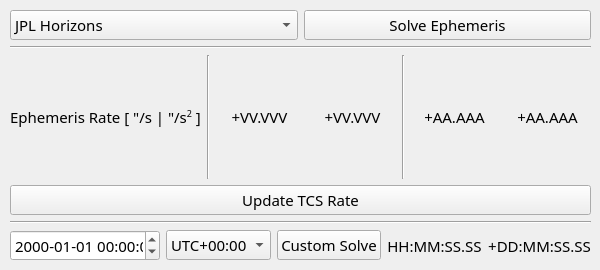
         <widget class="QWidget" name="tab_ephemeris">
          <attribute name="title">
           <string>Ephemeris</string>
          </attribute>
          <widget class="QWidget" name="verticalLayoutWidget_6">
           <property name="geometry">
            <rect>
             <x>10</x>
             <y>10</y>
             <width>581</width>
             <height>251</height>
            </rect>
           </property>
           <property name="font">
            <font>
             <family>Sylfaen</family>
             <pointsize>11</pointsize>
            </font>
           </property>
           <layout class="QVBoxLayout" name="vertical_layout_ephemeris">
            <item>
             <layout class="QHBoxLayout" name="horizontal_layout_solve_ephemeris">
              <item>
               <widget class="QComboBox" name="combo_box_ephemeris_solve_engine">
                <item>
                 <property name="text">
                  <string>JPL Horizons</string>
                 </property>
                </item>
               </widget>
              </item>
              <item>
               <widget class="QPushButton" name="push_button_ephemeris_solve_ephemeris">
                <property name="font">
                 <font>
                  <family>Sylfaen</family>
                  <pointsize>11</pointsize>
                 </font>
                </property>
                <property name="text">
                 <string>Solve Ephemeris</string>
                </property>
               </widget>
              </item>
             </layout>
            </item>
            <item>
             <widget class="Line" name="line_19">
              <property name="orientation">
               <enum>Qt::Horizontal</enum>
              </property>
             </widget>
            </item>
            <item>
             <layout class="QGridLayout" name="grid_layout_ephemeris_rate_results">
              <item row="0" column="5">
               <widget class="Line" name="line_17">
                <property name="orientation">
                 <enum>Qt::Vertical</enum>
                </property>
               </widget>
              </item>
              <item row="0" column="6">
               <widget class="QLabel" name="label_dynamic_ephemeris_ra_acceleration">
                <property name="text">
                 <string>+AA.AAA</string>
                </property>
                <property name="alignment">
                 <set>Qt::AlignCenter</set>
                </property>
               </widget>
              </item>
              <item row="0" column="7">
               <widget class="QLabel" name="label_dynamic_ephemeris_dec_acceleration">
                <property name="text">
                 <string>+AA.AAA</string>
                </property>
                <property name="alignment">
                 <set>Qt::AlignCenter</set>
                </property>
               </widget>
              </item>
              <item row="0" column="4">
               <widget class="QLabel" name="label_dynamic_ephemeris_dec_velocity">
                <property name="text">
                 <string>+VV.VVV</string>
                </property>
                <property name="alignment">
                 <set>Qt::AlignCenter</set>
                </property>
               </widget>
              </item>
              <item row="0" column="2">
               <widget class="Line" name="line_18">
                <property name="orientation">
                 <enum>Qt::Vertical</enum>
                </property>
               </widget>
              </item>
              <item row="0" column="3">
               <widget class="QLabel" name="label_dynamic_ephemeris_ra_velocity">
                <property name="text">
                 <string>+VV.VVV</string>
                </property>
                <property name="alignment">
                 <set>Qt::AlignCenter</set>
                </property>
               </widget>
              </item>
              <item row="0" column="0">
               <widget class="QLabel" name="label_static_ephemeris_rate">
                <property name="text">
                 <string>&lt;html&gt;&lt;head/&gt;&lt;body&gt;&lt;p&gt;Ephemeris Rate [ &amp;quot;/s | &amp;quot;/s&lt;span style=&quot; vertical-align:super;&quot;&gt;2&lt;/span&gt; ]&lt;/p&gt;&lt;/body&gt;&lt;/html&gt;</string>
                </property>
               </widget>
              </item>
             </layout>
            </item>
            <item>
             <widget class="QPushButton" name="push_button_ephemeris_update_tcs_rate">
              <property name="text">
               <string>Update TCS Rate</string>
              </property>
             </widget>
            </item>
            <item>
             <widget class="Line" name="line_6">
              <property name="orientation">
               <enum>Qt::Horizontal</enum>
              </property>
             </widget>
            </item>
            <item>
             <layout class="QGridLayout" name="grid_layout_ephemeris_custom_entry">
              <item row="0" column="3">
               <widget class="QLabel" name="label_dynamic_ephemeris_custom_ra">
                <property name="text">
                 <string>HH:MM:SS.SS</string>
                </property>
                <property name="alignment">
                 <set>Qt::AlignCenter</set>
                </property>
               </widget>
              </item>
              <item row="0" column="0">
               <widget class="QDateTimeEdit" name="date_time_edit_ephemeris_date_time">
                <property name="displayFormat">
                 <string>yyyy-MM-dd HH:mm:ss</string>
                </property>
                <property name="timeSpec">
                 <enum>Qt::LocalTime</enum>
                </property>
               </widget>
              </item>
              <item row="0" column="4">
               <widget class="QLabel" name="label_dynamic_ephemeris_custom_dec">
                <property name="text">
                 <string>+DD:MM:SS.SS</string>
                </property>
                <property name="alignment">
                 <set>Qt::AlignCenter</set>
                </property>
               </widget>
              </item>
              <item row="0" column="1">
               <widget class="QComboBox" name="combo_box_ephemeris_timezone">
                <property name="layoutDirection">
                 <enum>Qt::LeftToRight</enum>
                </property>
                <property name="minimumContentsLength">
                 <number>0</number>
                </property>
                <property name="duplicatesEnabled">
                 <bool>false</bool>
                </property>
                <item>
                 <property name="text">
                  <string>UTC+00:00</string>
                 </property>
                </item>
                <item>
                 <property name="text">
                  <string>HST-10:00</string>
                 </property>
                </item>
               </widget>
              </item>
              <item row="0" column="2">
               <widget class="QPushButton" name="push_button_ephemeris_custom_solve">
                <property name="text">
                 <string>Custom Solve</string>
                </property>
               </widget>
              </item>
             </layout>
            </item>
           </layout>
          </widget>
         </widget>
